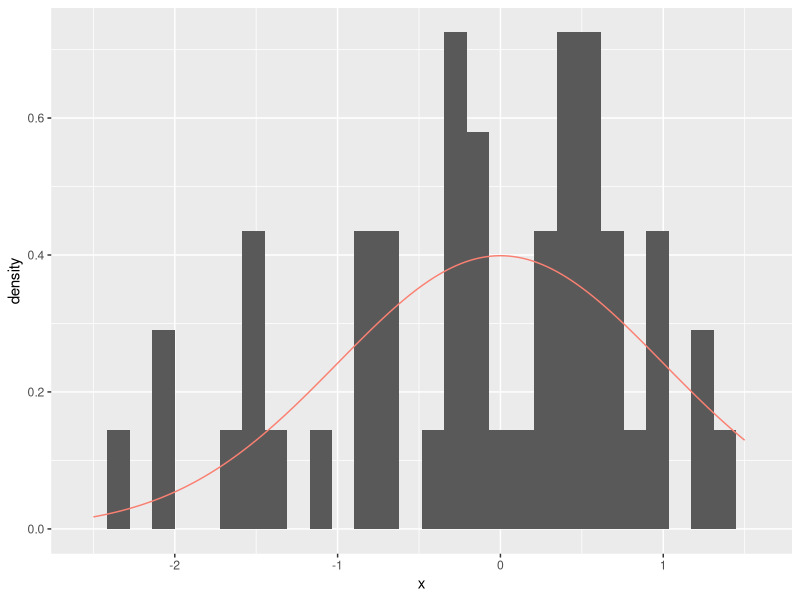
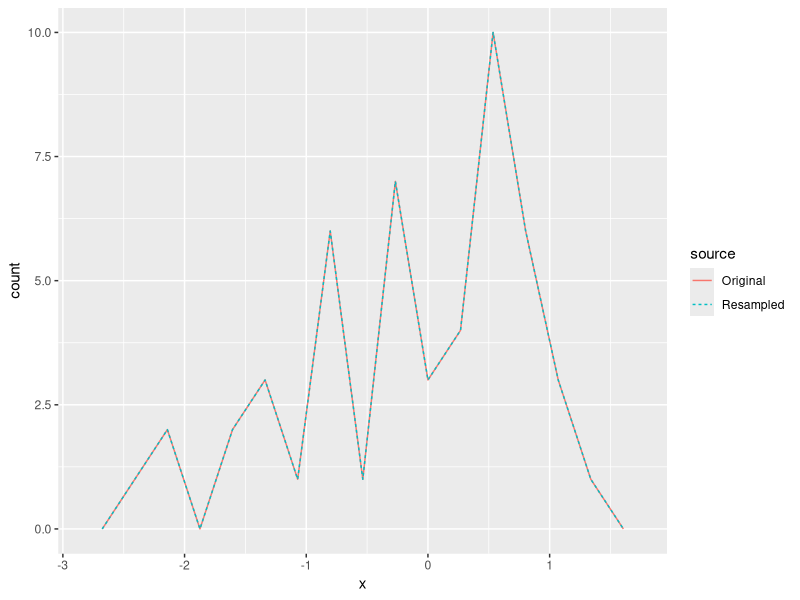
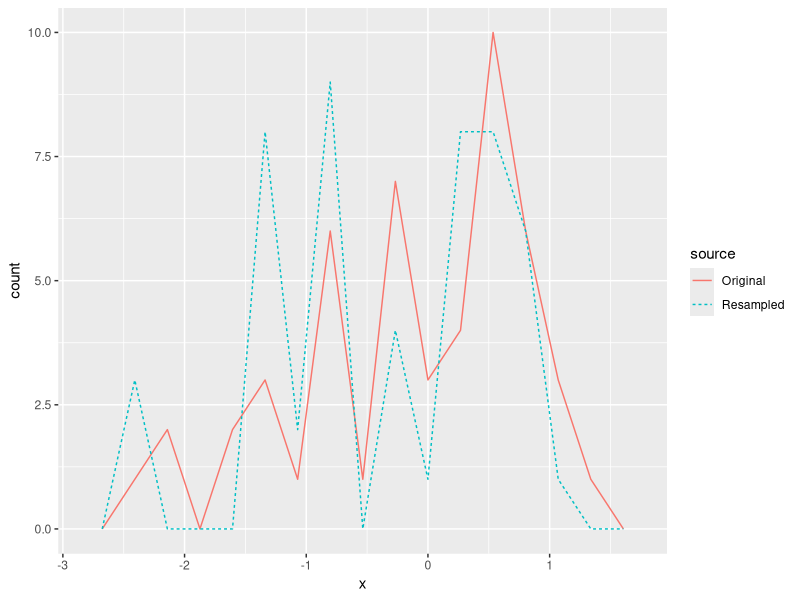
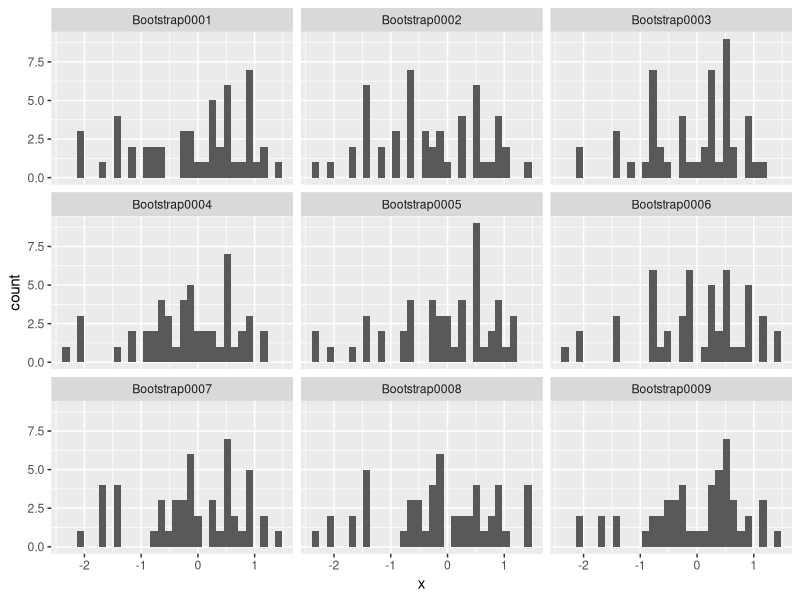
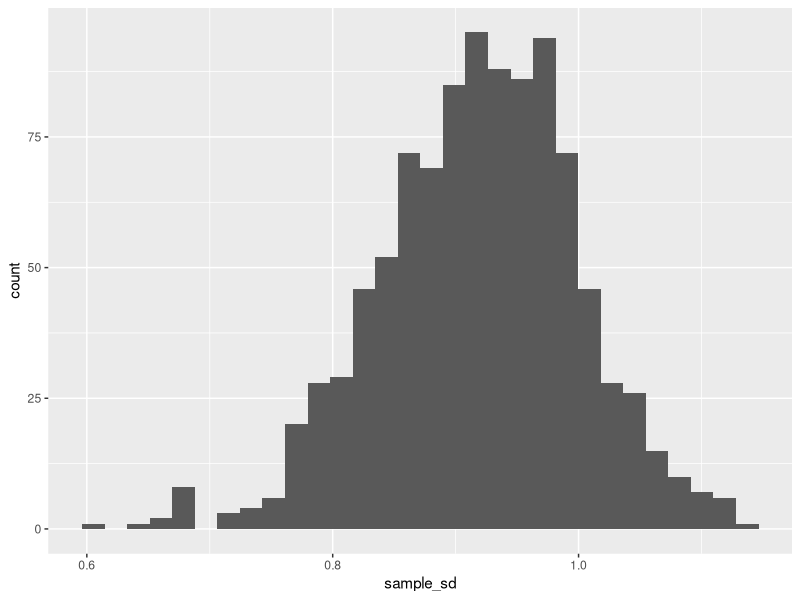
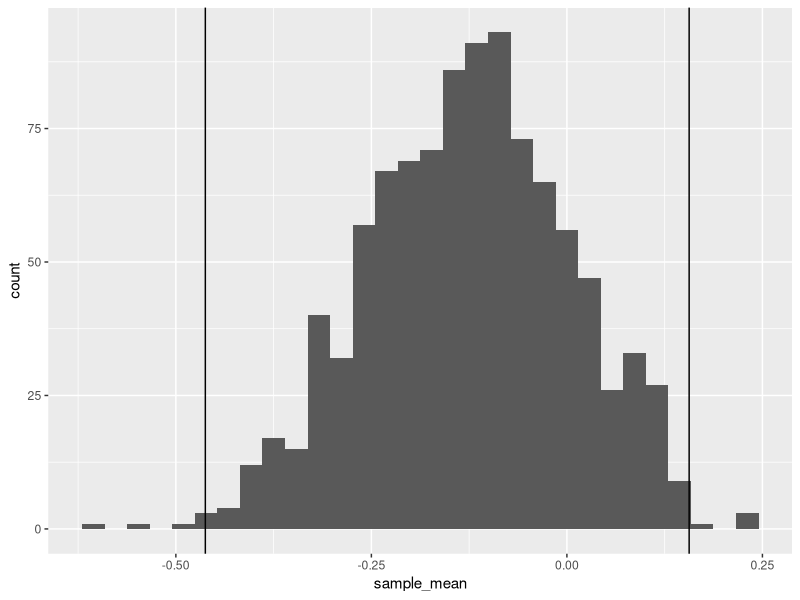

R code for these plots, in order:
## ---- chunk 1
library(tidyverse)
library(rsample)
## ---- chunk 2
## NOTE: No need to edit this setup
set.seed(101) # Set a seed for reproducibility

mu <- 0
sd <- 1
n <- 50

df_data_norm <- tibble(x = rnorm(n, mean = mu, sd = sd))

df_data_norm %>%
  ggplot(aes(x)) +
  geom_histogram(aes(y = after_stat(..density..))) +
  geom_line(
    aes(y = d),
    data = tibble(x = seq(-2.5, +1.5, length.out = 500)) %>% 
      mutate(d = dnorm(x, mean = mu, sd = sd)),
    color = "salmon"
  )
## ---- chunk 3
## NOTE: Do not edit this code
# This is the **WRONG** way to do resampling
df_data_norm %>% 
  # Resample *without* replacement
  pull(x) %>% 
  sample(., size = n, replace = FALSE) %>% 
  tibble(x = ., source = "Resampled") %>% 
  # Visualize against the original sample
  bind_rows(., df_data_norm %>% mutate(source = "Original")) %>% 
  ggplot(aes(x)) +
  geom_freqpoly(aes(color = source, linetype = source), bins = 15)
## ---- chunk 4
## NOTE: Do not edit this code
# This is the **RIGHT** way to do resampling
df_data_norm %>% 
  # Resample *with* replacement
  pull(x) %>% 
  sample(., size = n, replace = TRUE) %>% 
  tibble(x = ., source = "Resampled") %>% 
  # Visualize against the original sample
  bind_rows(., df_data_norm %>% mutate(source = "Original")) %>% 
  ggplot(aes(x)) +
  geom_freqpoly(aes(color = source, linetype = source), bins = 15)
## ---- chunk 5
## NOTE: Do not edit this code
# This is the **RIGHT** way to do resampling
df_data_norm %>% 
  # Resample *with* replacement
  pull(x) %>% 
  sample(., size = n, replace = TRUE) %>% 
  tibble(x = ., source = "Resampled") %>% 
  # Compute statistics we care about
  bind_rows(., df_data_norm %>% mutate(source = "Original")) %>% 
  group_by(source) %>% 
  summarize(
    sample_mean = mean(x),
    sample_sd = sd(x)
  )
## ---- chunk 6
df_data_norm %>% 
  bootstraps(., times = 1000)
## ---- chunk 7
## NOTE: No need to edit
df_data_norm %>% 
  bootstraps(., times = 1) %>% 
  # Pull out a single `splits` object
  pull(splits) %>% 
  .[[1]] %>% 
  # Use analysis() to turn the split into a usable dataset
  analysis()
## ---- chunk 8
## NOTE: No need to edit this setup
df_resample_norm <-
  bootstraps(df_data_norm, times = 1000) %>%
  mutate(df = map(splits, ~ analysis(.x)))

# Visualize the first 9 of the resamples
df_resample_norm %>%
  slice(1:9) %>%
  unnest(df) %>%
  ggplot(aes(x)) +
  geom_histogram() +
  facet_wrap(~ id)
## ---- chunk 9
## NOTE: No need to edit this example
# Start with our dataset
df_demo <- 
  df_data_norm %>% 
  # Create the bootstrap resamplings
  bootstraps(., times = 1000) %>% 
  # Finicky code: Compute an estimate for each resampling (`splits` column)
  mutate(
    # The `map_*` family of functions iterates a provided function over a column
    sample_mean = map_dbl(
      # Chosen column
      splits,
      # Function we provide (defined inline)
      function(split_df) {
        # First, we use `analysis()` to translate the split into usable data
        split_df %>% 
          analysis() %>% 
          # Then, we carry out whatever analysis we want
          summarize(sample_mean = mean(x)) %>% 
          # One last wrangling step
          pull(sample_mean)
      }
    )
  )

df_demo 
## ---- chunk 10
## TASK: Adapt the code given in the previous chunk
df_q1 <-
  df_data_norm %>%
  # Create the bootstrap resamplings
  bootstraps(., times = 1000) %>% 
  # Finicky code: Compute an estimate for each resampling (`splits` column)
  mutate(
    # The `map_*` family of functions iterates a provided function over a column
    sample_sd = map_dbl(
      # Chosen column
      splits,
      # Function we provide (defined inline)
      function(split_df) {
        # First, we use `analysis()` to translate the split into usable data
        split_df %>% 
          analysis() %>% 
          # Then, we carry out whatever analysis we want
          summarize(sample_sd = sd(x)) %>% 
          # One last wrangling step
          pull(sample_sd)
      }
    )
  )

df_q1
## ---- chunk 11
## NOTE: No need to change this!
assertthat::assert_that(
    df_q1 %>% 
      mutate(
        test_sd = map_dbl(splits, ~analysis(.) %>% summarize(s = sd(x)) %>% pull(s)),
        test = test_sd == sample_sd
      ) %>% 
      pull(test) %>% 
      all()
)
print("Great job!")
## ---- chunk 12
## NOTE: No need to edit
df_q1 %>% 
  ggplot(aes(sample_sd)) +
  geom_histogram()
## ---- chunk 13
## TASK: Compute the standard error
df_q2 <- 
  df_data_norm %>% 
  bootstraps(., times = 1000) %>% 
  mutate(
    sample_mean = map_dbl(
      splits,
      function(split_df) {
        split_df %>% 
          analysis() %>% 
          summarize(sample_mean = mean(x)) %>% 
          pull(sample_mean)
      }
    )
  ) %>% 
# TODO: Complete the following code
  summarize(se = sd(sample_mean))

df_q2
## ---- chunk 14
## NOTE: No need to change this!
assertthat::assert_that(
    (df_q2 %>% pull(se)) > 0.1,
    msg = "Take a closer look at the definition of the standard error. We only divide by sqrt(n) when using the standard deviation of the *population* (not the standard deviation of the *samping distribution*)."
)
print("Great job!")
## ---- chunk 15
## TASK: Compute the lower and upper quantiles of the sampling distribution
alpha <- 0.01

df_q3 <- 
  df_demo %>% 
  summarize(
# task_begin
    mean_lo = quantile(sample_mean, alpha / 2),
    mean_up = quantile(sample_mean, 1 - alpha / 2),
# task_end
  )
## ---- chunk 16
## NOTE: Do not edit this code
df_demo %>% 
  ggplot(aes(sample_mean)) +
  geom_histogram() +
  geom_vline(
    data = df_q3,
    mapping = aes(xintercept = mean_lo)
  ) +
  geom_vline(
    data = df_q3,
    mapping = aes(xintercept = mean_up)
  )
## ---- chunk 17
## NOTE: No need to change this!
assertthat::assert_that(
    abs(
      df_q3 %>% pull(mean_lo) %>% .[[1]]
    - quantile(df_demo$sample_mean, 0.005)
    ) < 1e-3,
    msg = "Your value of mean_lo is incorrect"
)
assertthat::assert_that(
    abs(
      df_q3 %>% pull(mean_up) %>% .[[1]]
    - quantile(df_demo$sample_mean, 0.995)
    ) < 1e-3,
    msg = "Your value of mean_up is incorrect"
)
print("Great job!")
